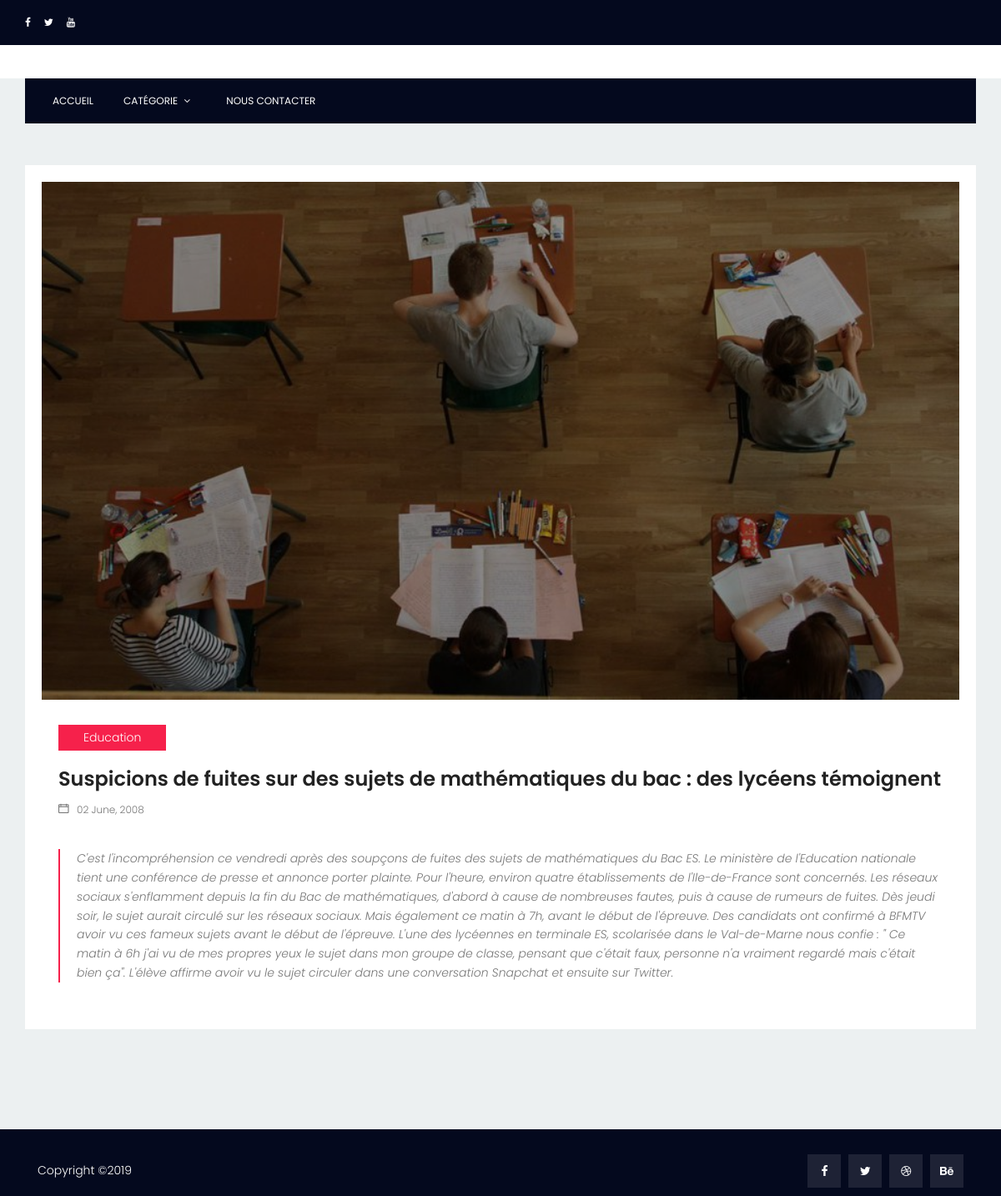
The app's page /detail_article.php?idArticle=2 with its own data.
### tables this page shows
CREATE TABLE `article` (
  `idArticle` int(10) UNSIGNED NOT NULL,
  `titre` varchar(255) NOT NULL,
  `description` text NOT NULL,
  `datePub` datetime NOT NULL DEFAULT CURRENT_TIMESTAMP,
  `image` varchar(100) NOT NULL,
  `idCat` int(11) NOT NULL,
  `iduser` int(11) NOT NULL
);

CREATE TABLE `categorie` (
  `idCat` int(11) UNSIGNED NOT NULL,
  `nom` varchar(50) NOT NULL
);

### include/Article.php (called while the page is built, shortened)
<?php
class Article extends Database
{
    public function getDetailArticle($idArticle)
    {
        $sql = "SELECT idArticle, titre, description, DATE_FORMAT(datePub, '%d %M, %Y') as datePub, image, nom FROM article, categorie WHERE article.idCat = categorie.idCat AND idArticle = ?";
        return $this->createQuery($sql, [$idArticle]);
    }
}

### include/Database.php (called while the page is built, shortened)
<?php
abstract class Database
{
    private $connection;
    private function checkConnection()
    {
        if($this->connection === null) {
            return $this->getConnection();
        }
        return $this->connection;
    }
    private function getConnection()
    {
        try{
            $this->connection = new PDO(self::DB_HOST, self::DB_USER, self::DB_PASS);
            $this->connection->setAttribute(PDO::ATTR_ERRMODE, PDO::ERRMODE_EXCEPTION);
            return $this->connection;
        }
        catch(Exception $errorConnection)
        {
            die ('Erreur de connection :'.$errorConnection->getMessage());
        }
    }
    protected function createQuery($sql, $parameters = null)
    {
        if($parameters)
        {
            $result = $this->checkConnection()->prepare($sql);
            $result->setFetchMode(PDO::FETCH_CLASS, static::class);
            $result->execute($parameters);
            return $result;
        }
        $result = $this->checkConnection()->query($sql);
        $result->setFetchMode(PDO::FETCH_CLASS, static::class);
        return $result;
    }
}

### detail_article.php (the view, shortened to what this page needs)
<?php
    include './partials/header.php';
    require './include/Article.php';
    $article = new Article();
    $idArticle = "";
    if (isset($_GET['idArticle']))
    {
        $idArticle = $_GET['idArticle'];
    }
    $detail = $article->getDetailArticle($idArticle);
    $value = $detail->fetch()
 ?>
 <div class="site-main-container">
    <section class="latest-post-area pb-120">
        <div class="container no-padding">
            <div class="row">
                <div class="col-lg-12 post-list">
                    <div class="single-post-wrap">
                        <div class="feature-img-thumb relative">
                            <div class="overlay overlay-bg"></div>
                            <img class="img-fluid" src="medias/<?= htmlspecialchars($value->image);?>" alt="">
                        </div>
                        <div class="content-wrap">
                            <ul class="tags mt-10">
                                <li><?= htmlspecialchars($value->nom);?></li>
                            </ul>
                            <a href="#">
                                <h3><?= htmlspecialchars($value->titre);?></h3>
                            </a>
                            <ul class="meta pb-20">
                                <li><span class="lnr lnr-calendar-full"></span><?= htmlspecialchars($value->datePub);?></li>
                            </ul>
                            <p>
                            <blockquote><?= htmlspecialchars($value->description);?></blockquote>
                            </p>
                        </div>
                    </div>
                </div>
            </div>
        </div>
</div>
<?php include './partials/footer.php'; ?>

### styles/main.css (style rules this page uses)
body { color: #777777; font-family: "Poppins", sans-serif; font-size: 14px; font-weight: 300; line-height: 1.625em; position: relative; }
ol, ul { margin: 0; padding: 0; list-style: none; }
a { -webkit-transition: all 0.3s ease 0s; -moz-transition: all 0.3s ease 0s; -o-transition: all 0.3s ease 0s; transition: all 0.3s ease 0s; }
a, a:focus, a:hover { text-decoration: none; outline: 0; }
h1, h2, h3, h4, h5, h6 { font-family: "Poppins", sans-serif; color: #222222; line-height: 1.2em !important; margin-bottom: 0; margin-top: 0; font-weight: 600; }
h3, .h3 { font-size: 24px; }
.mt-10 { margin-top: 10px; }
.pb-20 { padding-bottom: 20px; }
.pb-120 { padding-bottom: 120px; }
.relative { position: relative; }
.overlay { position: absolute; left: 0; right: 0; top: 0; bottom: 0; }
.container.no-padding { padding-left: 0; padding-right: 0; }
.no-padding { padding: 0; }
body { background: #ecf0f1; }
.site-main-container { background: #ecf0f1; }
.latest-post-area { margin-top: 50px; }
.single-post-wrap { padding: 20px; background: #fff; }
.single-post-wrap .feature-img-thumb img { width: 100%; }
.single-post-wrap .feature-img-thumb .overlay-bg { background: rgba(0, 0, 0, 0.4); }
.single-post-wrap .content-wrap { padding: 20px; }
.single-post-wrap .tags li { display: inline-block; background: #f6214b; color: #fff; padding: 4px 30px; font-weight: 300; }
.single-post-wrap h3 { margin-top: 20px; }
.single-post-wrap .meta { margin: 10px 0px; }
.single-post-wrap .meta li { display: inline-block; color: #777777; margin-right: 10px; font-weight: 300; font-size: 12px; }
.single-post-wrap .meta li .lnr { margin-right: 10px; font-weight: 700; }
.single-post-wrap .meta li a, .single-post-wrap .meta li .lnr { color: #777777; }
.single-post-wrap blockquote { border-left: 2px solid #f6214b; padding-left: 20px; font-style: italic; }

### records on screen
article: image (picture), idCat.nom "Education", titre "Suspicions de fuites sur des sujets de mathématiques du bac : des lycéens témoignent", description "C'est l'incompréhension ce vendredi après des soupçons de fuites des sujets de mathématiques du Bac ES. Le ministère de l'Education nationale tient une conférence de presse et annonce porter plainte. Pour l'heure, environ quatre établissements de l'Ile-de-France sont concernés. Les réseaux sociaux s'enflamment depuis la fin du Bac de mathématiques, d'abord à cause de nombreuses fautes, puis à cause de rumeurs de fuites. Dès jeudi soir, le sujet aurait circulé sur les réseaux sociaux. Mais également ce matin à 7h, avant le début de l'épreuve. Des candidats ont confirmé à BFMTV avoir vu ces fameux sujets avant le début de l'épreuve. L'une des lycéennes en terminale ES, scolarisée dans le…"

### other values on screen
$value->datePub "02 June, 2008"
